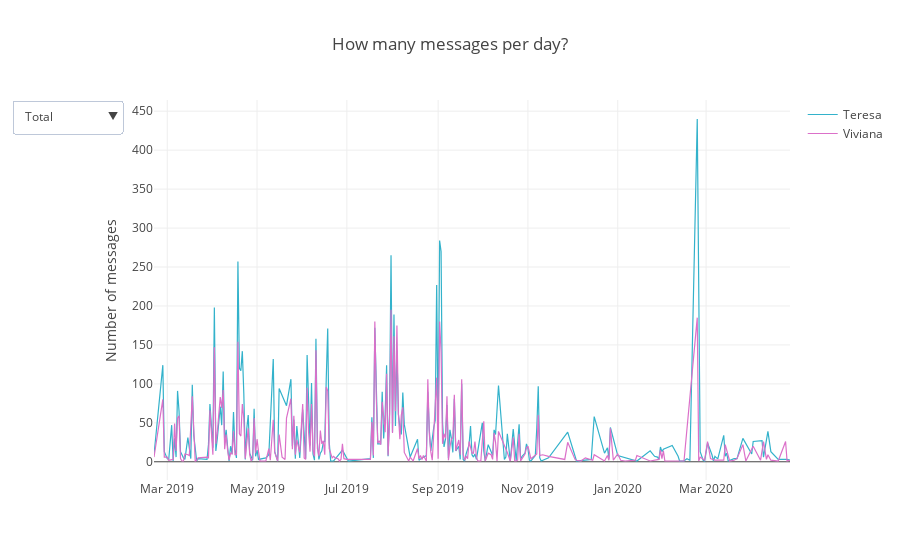

Notebook cell for this chart:
### Code cell
layout = go.Layout(title="How many messages per day?",
                   yaxis=dict(title='Number of messages',
                              #range=[0,500]
                             ),
                   xaxis=dict(range=[df.date.min(), df.date.max()]),
                   updatemenus=updatemenus
                  )

fig = go.Figure(data=traces, layout=layout)
iplot(fig)
